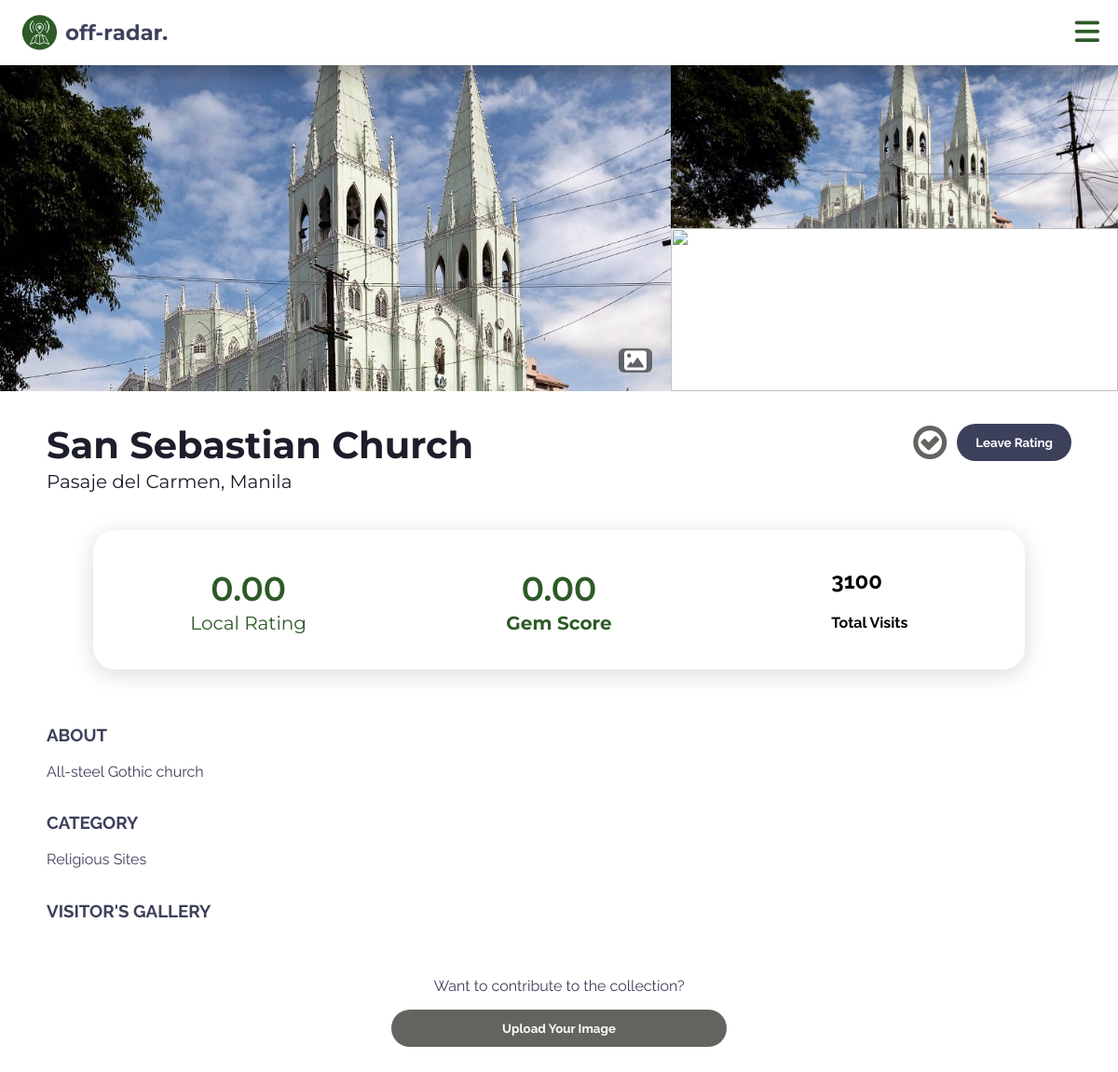
/php/attraction.php?id=10, run on the app's committed database.
### tables this page shows
CREATE TABLE `gallery` (
  `image_id` int(11) NOT NULL,
  `image_url` varchar(255) NOT NULL,
  `is_official` tinyint(1) NOT NULL,
  `upload_date` timestamp NOT NULL DEFAULT current_timestamp(),
  `attraction_id` int(11) NOT NULL,
  `user_id` int(11) NOT NULL
);

CREATE TABLE `attraction` (
  `attraction_id` int(11) NOT NULL,
  `name` varchar(100) NOT NULL,
  `description` varchar(100) NOT NULL,
  `street_address` varchar(100) NOT NULL,
  `total_visits` int(11) NOT NULL,
  `avg_rating` decimal(10,2) NOT NULL DEFAULT 0.00,
  `city_id` int(11) NOT NULL,
  `local_rating` decimal(3,2) DEFAULT 0.00,
  `gem_score` decimal(10,2) DEFAULT 0.00
);

### php/attraction.php (the view, shortened to what this page needs)
<?php
require 'db.php';
$attraction_id = $_GET['id'];
$query = "SELECT * FROM attraction WHERE attraction_id = '$attraction_id'";
$attraction_result = mysqli_query($conn, $query);
$attraction = mysqli_fetch_assoc($attraction_result);
$query = "SELECT c.category FROM category c
          JOIN attraction_category ac ON c.category_id = ac.category_id
          WHERE ac.attraction_id = '$attraction_id'";
$categories_result = mysqli_query($conn, $query);
$categories = [];
while ($row = mysqli_fetch_assoc($categories_result)) {
    $categories[] = $row['category'];
}
$query = "SELECT image_url FROM gallery WHERE attraction_id = '$attraction_id' AND is_official = 1";
$official_images_result = mysqli_query($conn, $query);
$official_images = [];
while ($row = mysqli_fetch_assoc($official_images_result)) {
    $official_images[] = $row;
}
$is_logged_in = isset($_SESSION['user_id']) && $_SESSION['role'] === 'user';
$has_visited = false;
$pageStyle = "attraction.css";
include('header.php');
?>
        <section class = "atr-spotlight-pictures">
            <div class = "main-pic">
                <img src = "../<?php echo $official_images[0]['image_url']; ?>">
                <button id = "gallery-modal-btn" class = "open-modal">
                    <i class = "fas fa-image"></i>
                </button>
            </div>
            <div class = "secondary-pics">
                <div class = "pic-2">
                    <img src = "../<?php echo $official_images[1]['image_url']; ?>">
                </div>
                <div class = "pic-3">
                    <img src = "../<?php echo $official_images[2]['image_url']; ?>">
                </div>
            </div>
        </section>
        <section class = "atr-titlebar">
            <div class = "nameplate">
                <h1><?php echo $attraction['name']; ?></h1>
                <p><?php echo $attraction['street_address']; ?></p>
            </div>
            <div class = "actions">
                <form method="POST" action="visit.php">
                    <?php if ($is_logged_in): ?>
                        <button type="submit" class="mark-visited">
                            <?php if ($has_visited): ?>
                                <i class="fa fa-check-circle"></i>
                            <?php else: ?>
                                <i class="fa fa-check-circle-o"></i>
                            <?php endif; ?>
                        </button>
                    <?php else: ?>
                        <button type="button" class="mark-visited" onclick="window.location.href='login.php'">
                            <i class="fa fa-check-circle-o"></i>
                        </button>
                    <?php endif; ?>
                </form>
                <button id = "rating-modal-btn" class = "leave-rating">Leave Rating</button>
            </div>
        </section>
        <section class = "atr-scorecard">
            <div class = "local-rating">
                <h1><?php echo $attraction['local_rating']; ?></h1>
                <h4>Local Rating</h4>
            </div>
            <div class = "gem-score">
                <h1><?php echo $attraction['gem_score']; ?></h1>
                <h4>Gem Score</h4>
            </div>
            <div class = "tourist-visits">
                <h1><?php echo $attraction['total_visits']; ?></h1>
                <h4>Total Visits</h4>
            </div>
        </section>
        <section class = "atr-information">
            <div class = "description">
                <h3>ABOUT</h3>
                <p><?php echo $attraction['description']; ?></p>
            </div>
            <div class = "category">
                <h3>CATEGORY</h3>
                <p><?php echo implode(', ', $categories); ?></p>
            </div>
        </section>
        <section class = "atr-visitor-gallery">
            <h3>VISITOR'S GALLERY</h3>
            <p>Want to contribute to the collection?</p>
            <button id = "upload-modal-btn" class = "upload-image">Upload Your Image</button>
        </section>
    </body>
</html>

### php/header.php (shortened to what this page needs)
<!DOCTYPE html>
<html>
    <head>
        <link rel = "stylesheet" href = "https://cdnjs.cloudflare.com/ajax/libs/font-awesome/6.0.0/css/all.min.css">
        <link rel = "stylesheet" href = "https://cdnjs.cloudflare.com/ajax/libs/font-awesome/4.7.0/css/font-awesome.min.css">
        <link rel = "stylesheet" type = "text/css" href = "../css/<?php echo $pageStyle; ?>">
    </head>
    <body>
        <header class = "header">
            <div class = "logo">
                <a href = "home.php"><img src = "../images/logo.png"></a>
            </div>
            <label class = "dropdown" for = "toggle">
                <i class = "fa-solid fa-bars"></i>
            </label>
        </header>

### css/attraction.css (style rules this page uses)
body, html { margin: 0; padding: 0; width: 100%; overflow-x: clip; font-family: 'Raleway'; font-weight: 400; }
.header { display: flex; justify-content: space-between; flex-wrap: wrap; align-items: center; padding-top: 5px; background-color: white; color: #2d5a27; min-height: 60px; box-shadow: 0 10px 20px rgba(0, 0, 0, 0.3); position: sticky; top: 0; z-index: 1000; }
.logo { height: 50px; padding-left: 20px; padding-bottom: 10px; display: flex; align-items: center; }
.logo img { height: 80%; height: 40px; width: auto; display: block; padding-top: 5px; }
.dropdown { font-size: 30px; line-height: 50px; padding-top: 5px; padding-right: 20px; padding-bottom: 10px; cursor: pointer; color: #2d5a27; display: block; z-index: 130; }
.atr-spotlight-pictures { display: flex; width: 100vw; height: 350px; overflow: hidden; }
.atr-spotlight-pictures img { width: 100%; height: 100%; object-fit: cover; display: block; }
.main-pic { flex: 1.5; height: 100%; position: relative; overflow: hidden; }
.secondary-pics { flex: 1; display: flex; flex-direction: column; height: 100%; }
.pic-2, .pic-3 { flex: 1; height: 50%; }
.open-modal { position: absolute; bottom: 20px; right: 20px; border: none; border-radius: 6px; background-color: rgba(0, 0, 0, 0.5); color: white; cursor: pointer; z-index: 10; }
.open-modal i { font-size: 24px; }
.atr-titlebar { display: flex; flex-direction: row; justify-content: space-between; padding-left: 50px; padding-right: 50px; }
.nameplate { display: flex; flex-direction: column; }
.nameplate h1, .nameplate p { margin-bottom: 0px; font-family: 'Montserrat'; color: #1d1e2b; }
.nameplate h1 { font-weight: 700; font-size: 40px; }
.nameplate p { font-size: 20px; margin-top: 3px; }
.actions { display: flex; flex-direction: row; align-items: center; gap: 5px; }
.mark-visited { border: none; background-color: white; color: #63645f; cursor: pointer; }
.mark-visited i { font-size: 42px; }
.leave-rating { padding: 10px 20px; height: 40px; border-radius: 25px; border: none; background-color: #3d405b; font-family: 'Raleway'; font-weight: bold; color: white; cursor: pointer; }
.atr-scorecard { display: grid; grid-template-columns: repeat(3, 1fr); justify-items: center; align-items: center; margin-top: 40px; margin-bottom: 40px; margin-left: 100px; margin-right: 100px; height: 150px; border: none; border-radius: 24px; box-shadow: 0 5px 25px rgba(0, 0, 0, 0.15); }
.local-rating, .gem-score, .total-visits { text-align: center; color: #2d5a27; }
.local-rating h1, .gem-score h1, .total-visits h1 { font-family: 'Montserrat'; font-weight: 600; font-size: 36px; margin-bottom: 0px; }
.local-rating h4, .gem-score h4, .total-visits h4 { font-family: 'Montserrat'; font-size: 20px; margin-top: 3px; }
.local-rating h4, .total-visits h4 { font-weight: 400; }
.atr-information { display: flex; flex-direction: column; padding-left: 50px; padding-right: 50px; color: #3d405b; }
.atr-visitor-gallery { display: flex; flex-direction: column; align-items: center; padding-left: 50px; padding-right: 50px; margin-bottom: 50px; color: #3d405b; }
.atr-visitor-gallery h3 { align-self: flex-start; }
.upload-image { padding: 10px 20px; height: 40px; width:360px; border-radius: 25px; border: none; background-color: #63645f; font-family: 'Raleway'; font-weight: bold; color: white; cursor: pointer; }

### data on the page
gallery: image_url (picture)
gallery: image_url (picture)
attraction: name "San Sebastian Church", street_address "Pasaje del Carmen, Manila", local_rating "0.00", gem_score "0.00", total_visits "3100", description "All-steel Gothic church"

### other printed values
implode(', ', $categories) "Religious Sites"
